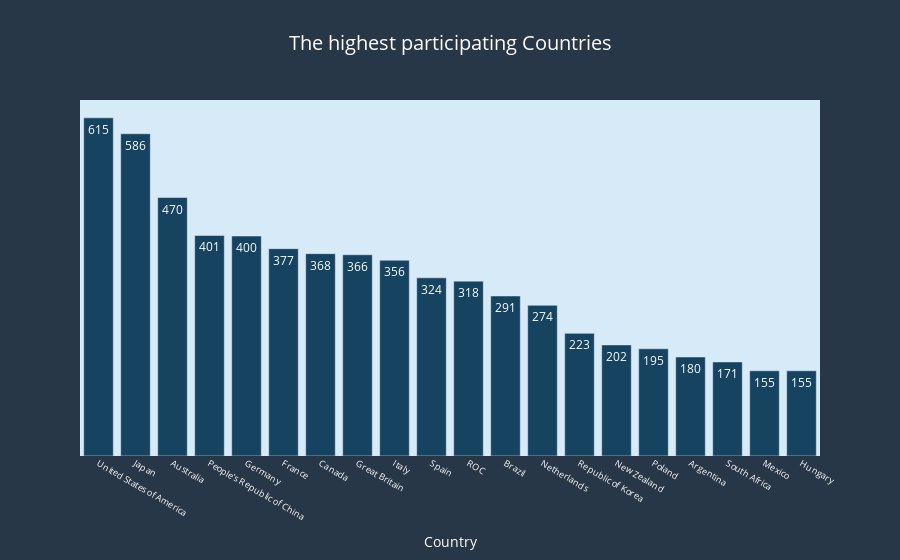

Notebook cell for this chart:
### Markdown cell above
## which countries with the highest participation with Athletes

### Code cell
s2=df["NOC"].value_counts().sort_values(ascending=False).nlargest(20)
fig=px.bar(x=s2.index,y=s2.values,
    title="The highest participating Countries",
           labels={"x":"Country","y":"number of Athletes"},
          color_discrete_sequence=["#154360"],
           text=s2.values
          )
fig.update_layout(
title_font_color="#fff",paper_bgcolor="#283747",title_font_size=20,title_x=.5,font_color="#bbb",
    plot_bgcolor="#D6EAF8")
fig.update_yaxes(showgrid=False,visible=False)
fig.update_xaxes(tickfont_size=9,color="#fff")
fig.show()

### Figure 1 — Plotly figure (JSON) as saved in the notebook; plotly's stock layout.template omitted (floating-point values rounded to 4 significant figures)
{"data": [{"alignmentgroup": "True", "hovertemplate": "Country=%{x}<br>number of Athletes=%{y}<br>text=%{text}<extra></extra>", "legendgroup": "", "marker": {"color": "#154360", "pattern": {"shape": ""}}, "name": "", "offsetgroup": "", "orientation": "v", "showlegend": false, "text": ["615", "586", "470", "401", "400", "377", "368", "366", "356", "324", "318", "291", "274", "223", "202", "195", "180", "171", "155", "155"], "textposition": "auto", "type": "bar", "x": ["United States of America", "Japan", "Australia", "People's Republic of China", "Germany", "France", "Canada", "Great Britain", "Italy", "Spain", "ROC", "Brazil", "Netherlands", "Republic of Korea", "New Zealand", "Poland", "Argentina", "South Africa", "Mexico", "Hungary"], "xaxis": "x", "y": [615, 586, 470, 401, 400, 377, 368, 366, 356, 324, 318, 291, 274, 223, 202, 195, 180, 171, 155, 155], "yaxis": "y"}], "layout": {"barmode": "relative", "font": {"color": "#bbb"}, "legend": {"tracegroupgap": 0}, "paper_bgcolor": "#283747", "plot_bgcolor": "#D6EAF8", "title": {"font": {"color": "#fff", "size": 20}, "text": "The highest participating Countries", "x": 0.5}, "xaxis": {"anchor": "y", "color": "#fff", "domain": [0.0, 1.0], "tickfont": {"size": 9}, "title": {"text": "Country"}}, "yaxis": {"anchor": "x", "domain": [0.0, 1.0], "showgrid": false, "title": {"text": "number of Athletes"}, "visible": false}}}
